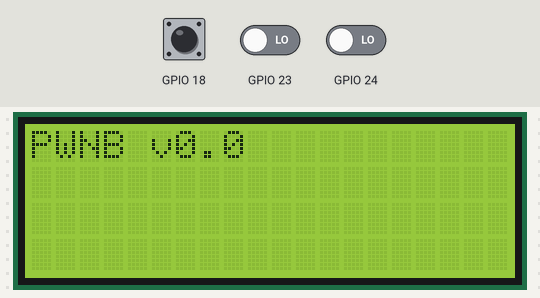
Simulated run of this program. Board: Raspberry Pi (BCM pin numbers). On the bench: 20×4 character LCD. The test bench sets the inputs (shaded band); at power-on: GPIO 18 LOW, GPIO 23 LOW, GPIO 24 LOW. What the program prints to the terminal is not drawn.

Above: at 1.2 s.
1.3 s: GPIO 18 pulled HIGH for 0.15 s
2.9 s: GPIO 23 driven HIGH
Timing chart, 0 to 5.9 s (numbered marks = the images above; inputs shaded):
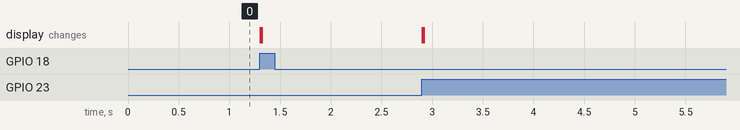

The program:

interface.py
```python
import time
import RPi.GPIO as GPIO
from encoder import Encoder
from RPLCD.i2c import CharLCD

lcd = CharLCD('PCF8574', 0x27)
GPIO.setmode(GPIO.BCM)

version = "PWNB v0.0"

def pageSelect(value, direction, click):
    print("PAGE: {}, DIRECTION: {}, CLICK: {}".format(value, direction, click))

    lcd.clear()

    if value == 0:
        lcd.write_string(version)
    elif value == 1:
        lcd.write_string("WIFI")
        if click == 1:
            wifi()
    elif value == 2:
        lcd.write_string("BLUETOOTH")
        if click == 1:
            bluetooth()
    elif value == 3:
        lcd.write_string("NFC")
        if click == 1:
            nfc()


e1 = Encoder(18, 24, 23, pageSelect)

lcd.write_string(version)

def wifi():
    lcd.write_string("WIFI")

def bluetooth():
    lcd.write_string("BLUETOOTH")

def nfc():
    lcd.write_string("NFC")

try:
    while True:
        time.sleep(.25)

except Exception:
    pass

GPIO.cleanup()
```

encoder.py
```python
# Class to monitor a rotary encoder and update a value.  You can either read the value when you need it, by calling getValue(), or
# you can configure a callback which will be called whenever the value changes.

import RPi.GPIO as GPIO

maxPage = 32
minPage = 0

class Encoder:

    def __init__(self, leftPin, rightPin, centerPin, callback=None):
        self.leftPin = leftPin
        self.rightPin = rightPin
        self.centerPin = centerPin
        self.value = 0
        self.state = '00'
        self.direction = None
        self.click = 0
        self.p3last = 1
        self.callback = callback
        GPIO.setup(self.leftPin, GPIO.IN, pull_up_down=GPIO.PUD_DOWN)
        GPIO.setup(self.rightPin, GPIO.IN, pull_up_down=GPIO.PUD_DOWN)
        GPIO.setup(self.centerPin, GPIO.IN)
        GPIO.add_event_detect(self.leftPin, GPIO.BOTH, callback=self.transitionOccurred)
        GPIO.add_event_detect(self.rightPin, GPIO.BOTH, callback=self.transitionOccurred)
        GPIO.add_event_detect(self.centerPin, GPIO.BOTH, callback=self.transitionOccurred)

    def transitionOccurred(self, channel):
        p1 = GPIO.input(self.leftPin)
        p2 = GPIO.input(self.rightPin)
        p3 = GPIO.input(self.centerPin)
        newState = "{}{}".format(p1, p2)

        if self.p3last == 1:
            if p3 == 1:
                self.click = 0
            elif p3 == 0:
                self.click = 1
                if self.callback is not None:
                    self.callback(self.value, self.direction, self.click)

        if self.p3last == 0:
            if p3 == 0:
                self.click = 1
            elif p3 == 1:
                self.click = 0
                if self.callback is not None:
                    self.callback(self.value, self.direction, self.click)

        if self.state == "00": # Resting position
            if newState == "01": # Turned right 1
                self.direction = "R"
            elif newState == "10": # Turned left 1
                self.direction = "L"

        elif self.state == "01": # R1 or L3 position
            if newState == "11": # Turned right 1
                self.direction = "R"
            elif newState == "00": # Turned left 1
                if self.direction == "L":
                    if self.value > minPage:
                        self.value = self.value - 1
                    if self.callback is not None:
                        self.callback(self.value, self.direction, self.click)

        elif self.state == "10": # R3 or L1
            if newState == "11": # Turned left 1
                self.direction = "L"
            elif newState == "00": # Turned right 1
                if self.direction == "R":
                    if self.value < maxPage:
                        self.value = self.value + 1
                    if self.callback is not None:
                        self.callback(self.value, self.direction, self.click)

        elif self.state == "11":
            if newState == "01": # Turned left 1
                self.direction = "L"
            elif newState == "10": # Turned right 1
                self.direction = "R"
            elif newState == "00": # Skipped an intermediate 01 or 10 state, but if we know direction then a turn is complete
                if self.direction == "L":
                    if self.value > minPage:
                        self.value = self.value - 1
                    if self.callback is not None:
                        self.callback(self.value, self.direction, self.click)
                elif self.direction == "R":
                    if self.value < maxPage:
                        self.value = self.value + 1
                    if self.callback is not None:
                        self.callback(self.value, self.direction, self.click)

        self.state = newState
        self.p3last = p3

    def getValue(self):
        return self.value
```
